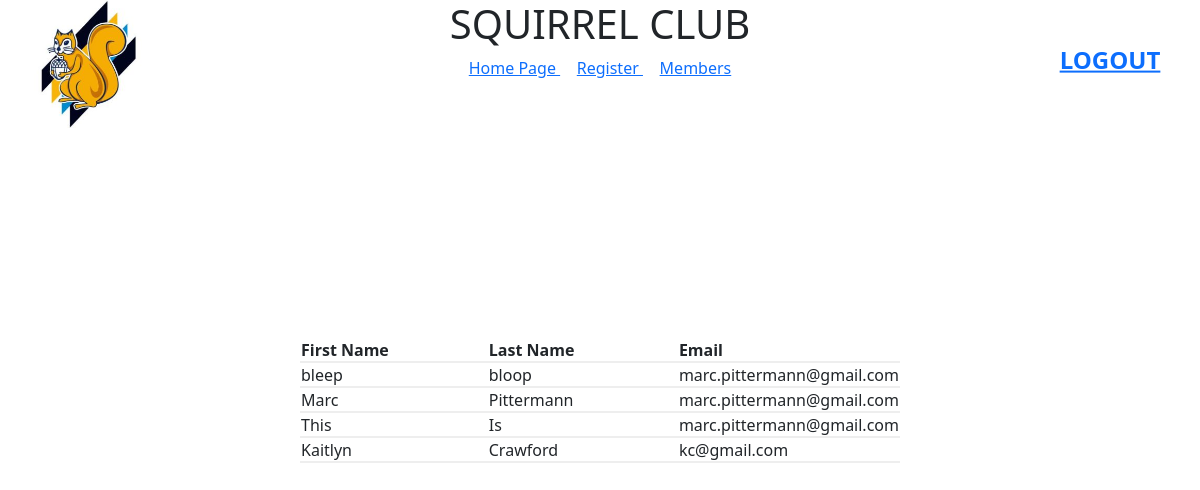
Page /members (signed in) on the committed database.
### members/models.py (models this page shows, shortened)
class Member(models.Model):
    first_name = models.CharField(max_length=25)
    last_name = models.CharField(max_length=50)
    id_number = models.CharField(max_length=20, primary_key=True)
    dob = models.DateField()
    email = models.EmailField()

### members/views.py (the view)
# urls.py: path('members', views.member_list, name="member_list"),
def member_list(request):
    latest_member_list = Member.objects.order_by('-last_name')[:5]
    context = {'latest_member_list': latest_member_list}
    return render(request, "member_list.html", context)

### members/templates/member_list.html (shortened to what this page needs)
<body>
<header>
    {% include "header.html" %}
</header>
{% if user.is_authenticated %}
<table style="width:50%" class="center">
    <tr><th>  First Name</th>
        <th> Last Name </th>
        <th> Email</th>
    </tr>
        {% if latest_member_list %}
            {% for member in latest_member_list %}
                    <tr>
                        <td>{{ member.first_name }}</td>
                        <td> {{member.last_name}}</td>
                        <td> {{member.email}}</td>
                    </tr>
            {% endfor %}
    {% else %}
        <p>No Members are in the database.</p>
    {% endif %}
    {% else %}
    <h2> Please Login to see the member List <br>
{% endif %}
</body>

### main/templates/header.html (shortened to what this page needs)
<html>
<head>
    <link href="https://cdn.jsdelivr.net/npm/bootstrap@5.3.2/dist/css/bootstrap.min.css" rel="stylesheet">
</head>
<body>
  <header>
    <div class="row">
        <div class="col-md-2">
            {% load static %}
            <div class="text-center">
            <img src={% static 'logo.jpg' %} width="128" height="128">
            </div>
        </div>
        <div class="col-md-8">
            <div class="row">
               <center><h1> SQUIRREL CLUB <h1>
            </div>
            <div class="row">
                <center><a href="{% url 'main:main' %}" > Home Page </a> &nbsp&nbsp&nbsp
                    <a href="{% url 'members:register' %}">Register </a> &nbsp&nbsp&nbsp
                    <a href="{% url 'members:member_list' %}"> Members </a>
            </div>
        </div>
        <div class="col-md-2">
            {% if user.is_authenticated %}
            <div class="container">
                <div class="center">
                <a href="{% url 'user_auth:logout' %}"><h4><b>LOGOUT</b></h4></a>
                </div>
            </div>
            {% else %}
                <div class="container">
                <div class="center">
                <a href="{% url 'user_auth:login' %}"><h4><b>LOGIN</b></h4></a>
                </div>
            </div>
            {% endif %}
        </div>
    </div>
    <br>
  </header>
</body>

### main/templates/header.html (style rules this page uses)
.container { height: 128px; position: relative; }
.center { margin: 0; position: absolute; top: 50%; left: 50%; -ms-transform: translate(-50%, -50%); transform: translate(-50%, -50%); }

### members/templates/member_list.html (style rules this page uses)
tr { border-bottom: 1px solid #ddd; margin-left: 25%; }
th { width: 33%; margin-left: 25%; }
.center { padding: 0px 0; }

### rows in the picture
Member: first_name "bleep", last_name "bloop", email "marc.pittermann@gmail.com"
Member: first_name "Marc", last_name "Pittermann", email "marc.pittermann@gmail.com"
Member: first_name "This", last_name "Is", email "marc.pittermann@gmail.com"
Member: first_name "Kaitlyn", last_name "Crawford", email "kc@gmail.com"
